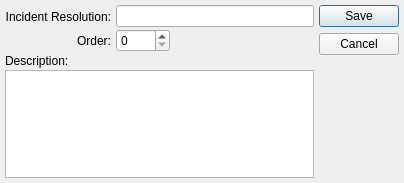
<?xml version="1.0" encoding="UTF-8"?>
<ui version="4.0">
 <comment>This file is part of the xTuple ERP: PostBooks Edition, a free and
open source Enterprise Resource Planning software suite,
Copyright (c) 1999-2019 by OpenMFG LLC, d/b/a xTuple.
It is licensed to you under the Common Public Attribution License
version 1.0, the full text of which (including xTuple-specific Exhibits)
is available at www.xtuple.com/CPAL.  By using this software, you agree
to be bound by its terms.</comment>
 <class>incidentResolution</class>
 <widget class="QDialog" name="incidentResolution">
  <property name="geometry">
   <rect>
    <x>0</x>
    <y>0</y>
    <width>404</width>
    <height>183</height>
   </rect>
  </property>
  <property name="windowTitle">
   <string>Incident Resolution</string>
  </property>
  <layout class="QGridLayout" name="gridLayout">
   <item row="0" column="0">
    <layout class="QVBoxLayout">
     <property name="spacing">
      <number>2</number>
     </property>
     <item>
      <layout class="QHBoxLayout">
       <item>
        <layout class="QVBoxLayout">
         <property name="spacing">
          <number>2</number>
         </property>
         <item>
          <widget class="QLabel" name="_nameLit">
           <property name="text">
            <string>Incident Resolution:</string>
           </property>
           <property name="alignment">
            <set>Qt::AlignRight|Qt::AlignTrailing|Qt::AlignVCenter</set>
           </property>
           <property name="buddy">
            <cstring>_name</cstring>
           </property>
          </widget>
         </item>
         <item>
          <widget class="QLabel" name="_orderLit">
           <property name="text">
            <string>Order:</string>
           </property>
           <property name="alignment">
            <set>Qt::AlignRight|Qt::AlignTrailing|Qt::AlignVCenter</set>
           </property>
          </widget>
         </item>
        </layout>
       </item>
       <item>
        <layout class="QVBoxLayout">
         <property name="spacing">
          <number>2</number>
         </property>
         <item>
          <widget class="XLineEdit" name="_name"/>
         </item>
         <item>
          <layout class="QHBoxLayout">
           <property name="spacing">
            <number>5</number>
           </property>
           <item>
            <widget class="QSpinBox" name="_order">
             <property name="maximum">
              <number>9999</number>
             </property>
            </widget>
           </item>
           <item>
            <spacer>
             <property name="orientation">
              <enum>Qt::Horizontal</enum>
             </property>
             <property name="sizeType">
              <enum>QSizePolicy::Expanding</enum>
             </property>
             <property name="sizeHint" stdset="0">
              <size>
               <width>16</width>
               <height>22</height>
              </size>
             </property>
            </spacer>
           </item>
          </layout>
         </item>
        </layout>
       </item>
      </layout>
     </item>
     <item>
      <widget class="QLabel" name="_descripLit">
       <property name="text">
        <string>Description:</string>
       </property>
      </widget>
     </item>
     <item>
      <widget class="XTextEdit" name="_descrip"/>
     </item>
     <item>
      <spacer>
       <property name="orientation">
        <enum>Qt::Vertical</enum>
       </property>
       <property name="sizeType">
        <enum>QSizePolicy::Expanding</enum>
       </property>
       <property name="sizeHint" stdset="0">
        <size>
         <width>20</width>
         <height>40</height>
        </size>
       </property>
      </spacer>
     </item>
    </layout>
   </item>
   <item row="0" column="1">
    <widget class="QDialogButtonBox" name="_buttonBox">
     <property name="orientation">
      <enum>Qt::Vertical</enum>
     </property>
     <property name="standardButtons">
      <set>QDialogButtonBox::Cancel|QDialogButtonBox::Save</set>
     </property>
    </widget>
   </item>
  </layout>
 </widget>
 <layoutdefault spacing="5" margin="5"/>
 <customwidgets>
  <customwidget>
   <class>XLineEdit</class>
   <extends>QLineEdit</extends>
   <header>xlineedit.h</header>
   <container>1</container>
  </customwidget>
  <customwidget>
   <class>XTextEdit</class>
   <extends>QTextEdit</extends>
   <header>xtextedit.h</header>
  </customwidget>
 </customwidgets>
 <resources/>
 <connections/>
</ui>
